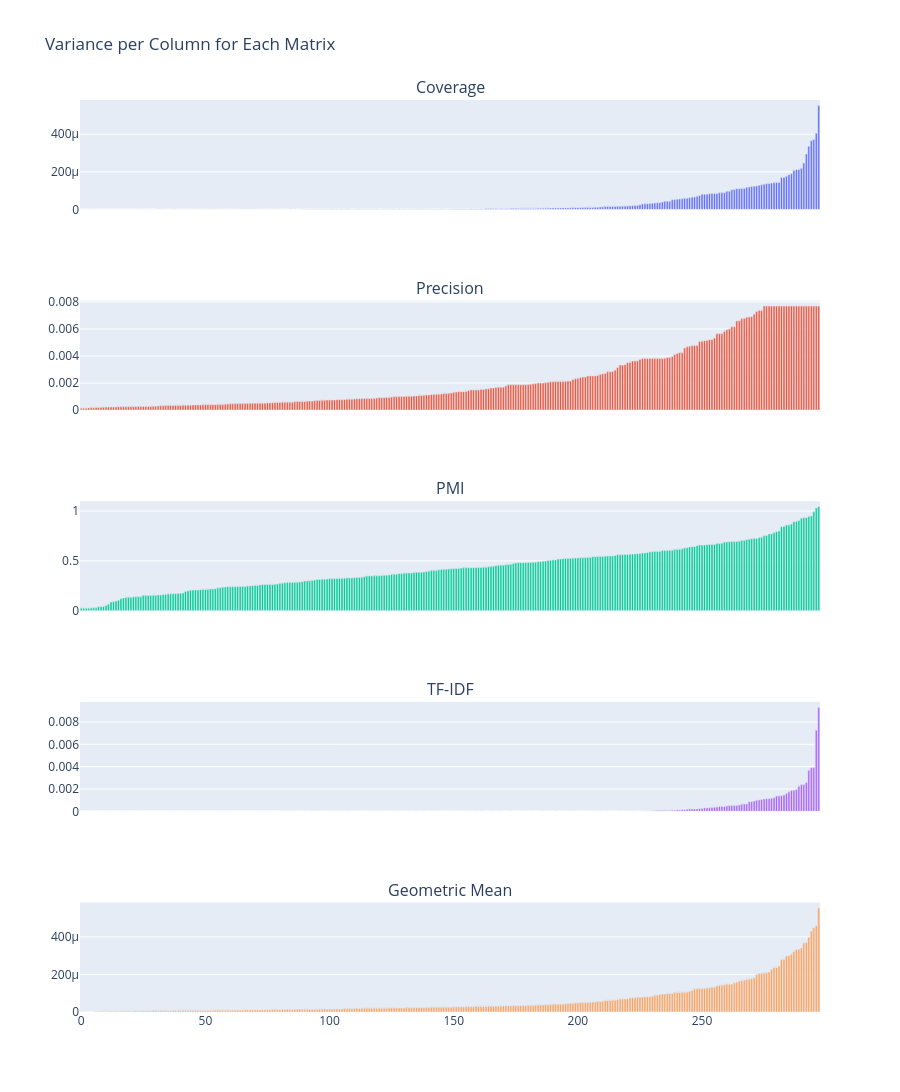

Notebook code for this chart:
### Code cell
import numpy as np
import plotly.graph_objects as go
from plotly.subplots import make_subplots

# Calculate variance for each column in the matrices
variances = {
    "Coverage": np.var(X_coverage, axis=0),
    "Precision": np.var(X_precision, axis=0),
    "PMI": np.var(X_pmi, axis=0),
    "TF-IDF": np.var(X_tfidf, axis=0),
    "Geometric Mean": np.var(X_geometric_mean, axis=0),
}

# Create subplots
fig = make_subplots(rows=5, cols=1, subplot_titles=list(variances.keys()), shared_xaxes=True)

# Add bar plots for each matrix
for i, (name, var) in enumerate(variances.items(), start=1):
    sorted_indices = np.argsort(var)  # Get indices that would sort the variance
    sorted_variances = var[sorted_indices]  # Sort variances
    sorted_features = [corpus.idx2feature(idx) for idx in sorted_indices]  # Map indices to features
    fig.add_trace(
        go.Bar(
            x=list(range(len(sorted_variances))),
            y=sorted_variances,
            text=sorted_features,  # Feature names
            hovertemplate="Feature: %{text}<br>Variance: %{y}<extra></extra>",
        ),
        row=i,
        col=1,
    )

# Update layout
fig.update_layout(
    height=1500,  # Adjust height for better visualization
    title="Variance per Column for Each Matrix",
    showlegend=False,
)

# Show plot
fig.show()

### Figure 1 — Plotly figure (JSON) as saved in the notebook; plotly's stock layout.template omitted (floating-point values rounded to 4 significant figures; data arrays with more than 128 entries replaced by an {"elided": "..."} marker saying what was removed)
{"data": [{"hovertemplate": "Feature: %{text}<br>Variance: %{y}<extra></extra>", "text": {"elided": "298 str values"}, "type": "bar", "x": {"elided": "298 int values"}, "xaxis": "x", "y": {"elided": "298 float values"}, "yaxis": "y"}, {"hovertemplate": "Feature: %{text}<br>Variance: %{y}<extra></extra>", "text": {"elided": "298 str values"}, "type": "bar", "x": {"elided": "298 int values"}, "xaxis": "x2", "y": {"elided": "298 float values"}, "yaxis": "y2"}, {"hovertemplate": "Feature: %{text}<br>Variance: %{y}<extra></extra>", "text": {"elided": "298 str values"}, "type": "bar", "x": {"elided": "298 int values"}, "xaxis": "x3", "y": {"elided": "298 float values"}, "yaxis": "y3"}, {"hovertemplate": "Feature: %{text}<br>Variance: %{y}<extra></extra>", "text": {"elided": "298 str values"}, "type": "bar", "x": {"elided": "298 int values"}, "xaxis": "x4", "y": {"elided": "298 float values"}, "yaxis": "y4"}, {"hovertemplate": "Feature: %{text}<br>Variance: %{y}<extra></extra>", "text": {"elided": "298 str values"}, "type": "bar", "x": {"elided": "298 int values"}, "xaxis": "x5", "y": {"elided": "298 float values"}, "yaxis": "y5"}], "layout": {"annotations": [{"font": {"size": 16}, "showarrow": false, "text": "Coverage", "x": 0.5, "xanchor": "center", "xref": "paper", "y": 1, "yanchor": "bottom", "yref": "paper"}, {"font": {"size": 16}, "showarrow": false, "text": "Precision", "x": 0.5, "xanchor": "center", "xref": "paper", "y": 0.78, "yanchor": "bottom", "yref": "paper"}, {"font": {"size": 16}, "showarrow": false, "text": "PMI", "x": 0.5, "xanchor": "center", "xref": "paper", "y": 0.56, "yanchor": "bottom", "yref": "paper"}, {"font": {"size": 16}, "showarrow": false, "text": "TF-IDF", "x": 0.5, "xanchor": "center", "xref": "paper", "y": 0.34, "yanchor": "bottom", "yref": "paper"}, {"font": {"size": 16}, "showarrow": false, "text": "Geometric Mean", "x": 0.5, "xanchor": "center", "xref": "paper", "y": 0.12, "yanchor": "bottom", "yref": "paper"}], "height": 1500, "showlegend": false, "title": {"text": "Variance per Column for Each Matrix"}, "xaxis": {"anchor": "y", "domain": [0, 1], "matches": "x5", "showticklabels": false}, "xaxis2": {"anchor": "y2", "domain": [0, 1], "matches": "x5", "showticklabels": false}, "xaxis3": {"anchor": "y3", "domain": [0, 1], "matches": "x5", "showticklabels": false}, "xaxis4": {"anchor": "y4", "domain": [0, 1], "matches": "x5", "showticklabels": false}, "xaxis5": {"anchor": "y5", "domain": [0, 1]}, "yaxis": {"anchor": "x", "domain": [0.88, 1]}, "yaxis2": {"anchor": "x2", "domain": [0.66, 0.78]}, "yaxis3": {"anchor": "x3", "domain": [0.44, 0.56]}, "yaxis4": {"anchor": "x4", "domain": [0.22, 0.34]}, "yaxis5": {"anchor": "x5", "domain": [0, 0.12]}}}
